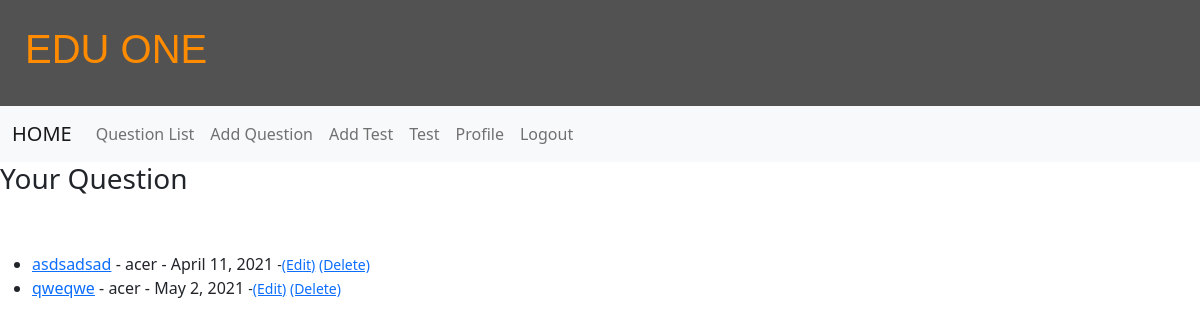
The page /question/profile (signed in) on the database its author committed.
### questions/models.py (models this page shows, shortened)
class Question(models.Model):
    exam = models.ForeignKey(Exam,null=True, on_delete=models.SET_NULL)
    user = models.ForeignKey(User, null=True, on_delete=models.SET_NULL)
    date = models.DateField(auto_now_add=True)
    category = models.CharField(max_length= 255, default='')
    question = models.CharField(max_length=255)
    rightAnswer = models.CharField(max_length=255)
    a1 = models.CharField(max_length=255)
    a2 = models.CharField(max_length=255)
    a3 = models.CharField(max_length=255)
    correctFeedback = models.TextField(max_length=255, null=True, blank=True, default="")
    incorrectFeedback = models.TextField(max_length=255, null=True, blank=True, default="")

### questions/views.py (the view)
# urls.py: path("question/profile",questions.views.Profile_view, name='profile'),
def Profile_view(request):
    myques = Question.objects.all()
    context = {'myques':myques}
    return render(request,"questions/profile.html",context)

### questions/processor.py (called while the page is built)
def cats_renderer(request):
    return {
       'all_cats': Category.objects.all(),
    }

### templates/questions/profile.html
{% extends "base.html" %}
{% block content %}
<h3>Your Question </h3>
<br><br/>
<ul>
{% for question in myques %}
        {% if user.is_authenticated %}
            {% if user.id == question.user.id%}
            <li><a href="{%url 'question-detail' question.pk %}">{{ question.question }}</a> - {{ question.user }} - {{ question.date }}
            <small>-<a href="{%url 'question-edit' question.pk%}">(Edit)</a>
            <a href="{%url 'question-delete' question.pk%}">(Delete)</a></small></li>
            {%endif%}
        {%endif%}
{% endfor %}
</ul>
{% endblock %}

### rows shown on the page
Question: question "asdsadsad", user "acer", date "April 11, 2021"
Question: question "qweqwe", user "acer", date "May 2, 2021"
